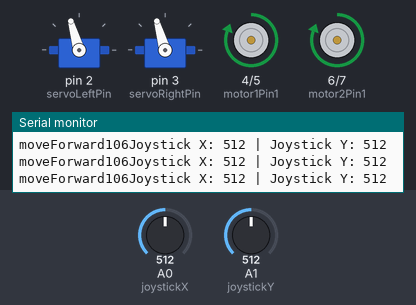
Simulated run of this sketch. Board: Arduino Uno, built with avr-gcc and run on an emulated ATmega328P. Parts: 2 × servo, motor-driver pin pairs drawn as motors (green arrow = first pin HIGH = forward, orange = second pin HIGH = backward, longer = more drive), the last lines printed to the serial monitor. Inputs (shaded band) come from the test bench; at power-on: A0 (joystickX) = 512, A1 (joystickY) = 512.

Above: at 1.2 s.
1.3 s: A0 (joystickX) set to 306
At 2.5 s:
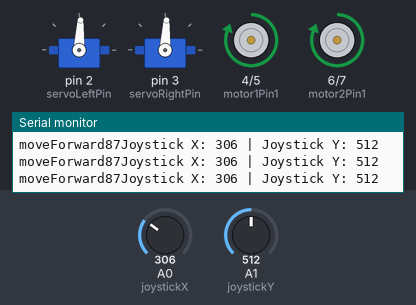
2.8 s: A1 (joystickY) set to 437
4.3 s: A1 (joystickY) set to 416
At 5.5 s:
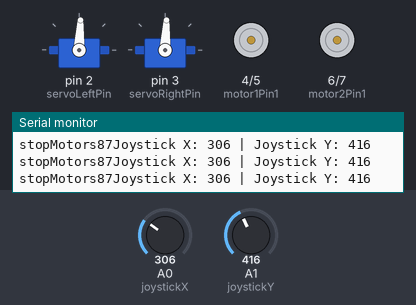
5.8 s: A0 (joystickX) set to 511
At 6.3 s:
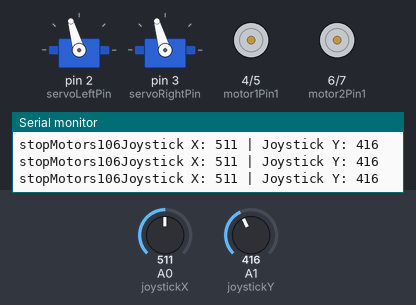
7.3 s: A1 (joystickY) set to 237
10.3 s: A1 (joystickY) set to 217
At 10.7 s:
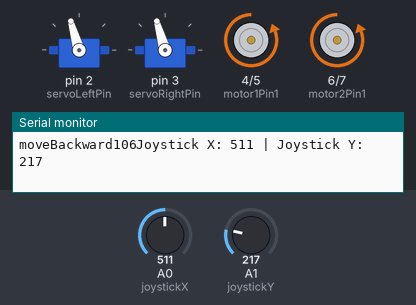
Timing chart, 0 to 12.8 s (numbered marks = the images above; inputs shaded):
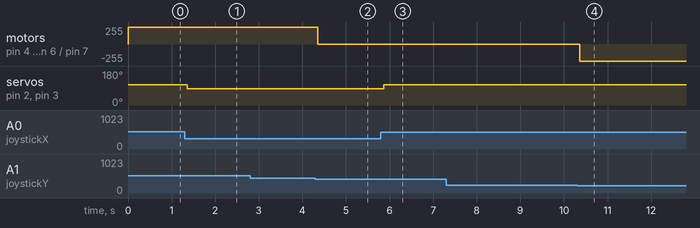

Measured:
- the behaviour switches between 431 and 430 on A1 (joystickY) (found by bisection; images 1 and 2)
- the behaviour switches between 230 and 229 on A1 (joystickY) (found by bisection; images 3 and 4)
- after the input at 1.3 s, servo on pin 2 (servoLeftPin), servo on pin 3 (servoRightPin): 106° → 87° after 0.06 s
- after the input at 4.3 s, motor on pin 4 (motor1Pin1) / pin 5 (motor1Pin2), motor on pin 6 (motor2Pin1) / pin 7 (motor2Pin2): forward 255/255 → stopped after 0.05 s
- after the input at 5.8 s, servo on pin 2 (servoLeftPin), servo on pin 3 (servoRightPin): 87° → 106° after 0.07 s
- after the input at 10.3 s, motor on pin 4 (motor1Pin1) / pin 5 (motor1Pin2), motor on pin 6 (motor2Pin1) / pin 7 (motor2Pin2): stopped → backward 255/255 after 0.06 s

The sketch:

JoystickDrivenCar.ino
```cpp
#include <Servo.h>

// Motor pins
const int motor1Pin1 = 4;
const int motor1Pin2 = 5;
const int motor2Pin1 = 6;
const int motor2Pin2 = 7;

// Joystick pins
const int joystickX = A0; // X-axis connected to A0
const int joystickY = A1; // Y-axis connected to A1

// Servo pins
const int servoLeftPin = 2;
const int servoRightPin = 3;

// Servo objects
Servo servoLeft;
Servo servoRight;

// Joystick calibration values
const int joystickCenter = 330; // Assuming a value of 512 for centered joystick
const int joystickDeadzone = 100; // Deadzone for joystick

// Servo angle limits
const int servoLeftMin = 60;
const int servoLeftMax = 120;
const int servoRightMin = 60;
const int servoRightMax = 120;

void setup() {
  // Set motor pins as outputs
  pinMode(motor1Pin1, OUTPUT);
  pinMode(motor1Pin2, OUTPUT);
  pinMode(motor2Pin1, OUTPUT);
  pinMode(motor2Pin2, OUTPUT);

  // Attach servos
  servoLeft.attach(servoLeftPin);
  servoRight.attach(servoRightPin);

  // Initialize servos to center
  servoLeft.write((servoLeftMin + servoLeftMax) / 2);
  servoRight.write((servoRightMin + servoRightMax) / 2);

  // Start serial communication for debugging
  Serial.begin(9600);
}

void loop() {
  // Read joystick values
  int xValue = analogRead(joystickX);
  int yValue = analogRead(joystickY);

  // Debug joystick values
  Serial.print("Joystick X: ");
  Serial.print(xValue);
  Serial.print(" | Joystick Y: ");
  Serial.println(yValue);

  // Motor control based on Y-axis
  if (yValue > joystickCenter + joystickDeadzone) {
    moveForward();
  } else if (yValue < joystickCenter - joystickDeadzone) {
    moveBackward();
  } else {
    stopMotors();
  }

  // Steering control based on X-axis
  int servoAngleLeft = map(xValue, 0, 664, servoLeftMin, servoLeftMax);
  servoAngleLeft = constrain(servoAngleLeft, servoLeftMin, servoLeftMax);

  int servoAngleRight = map(xValue, 0, 664, servoRightMin, servoRightMax);
  servoAngleRight = constrain(servoAngleRight, servoRightMin, servoRightMax);

  servoLeft.write(servoAngleLeft);
  servoRight.write(servoAngleRight);

  Serial.print(servoAngleRight);
  // Small delay for stability
  delay(20);
}

void moveForward() {
  Serial.print("moveForward");
  digitalWrite(motor1Pin1, HIGH);
  digitalWrite(motor1Pin2, LOW);
  digitalWrite(motor2Pin1, HIGH);
  digitalWrite(motor2Pin2, LOW);
}

void moveBackward() {
  Serial.print("moveBackward");
  digitalWrite(motor1Pin1, LOW);
  digitalWrite(motor1Pin2, HIGH);
  digitalWrite(motor2Pin1, LOW);
  digitalWrite(motor2Pin2, HIGH);
}

void stopMotors() {
  Serial.print("stopMotors");
  digitalWrite(motor1Pin1, LOW);
  digitalWrite(motor1Pin2, LOW);
  digitalWrite(motor2Pin1, LOW);
  digitalWrite(motor2Pin2, LOW);
}
```
